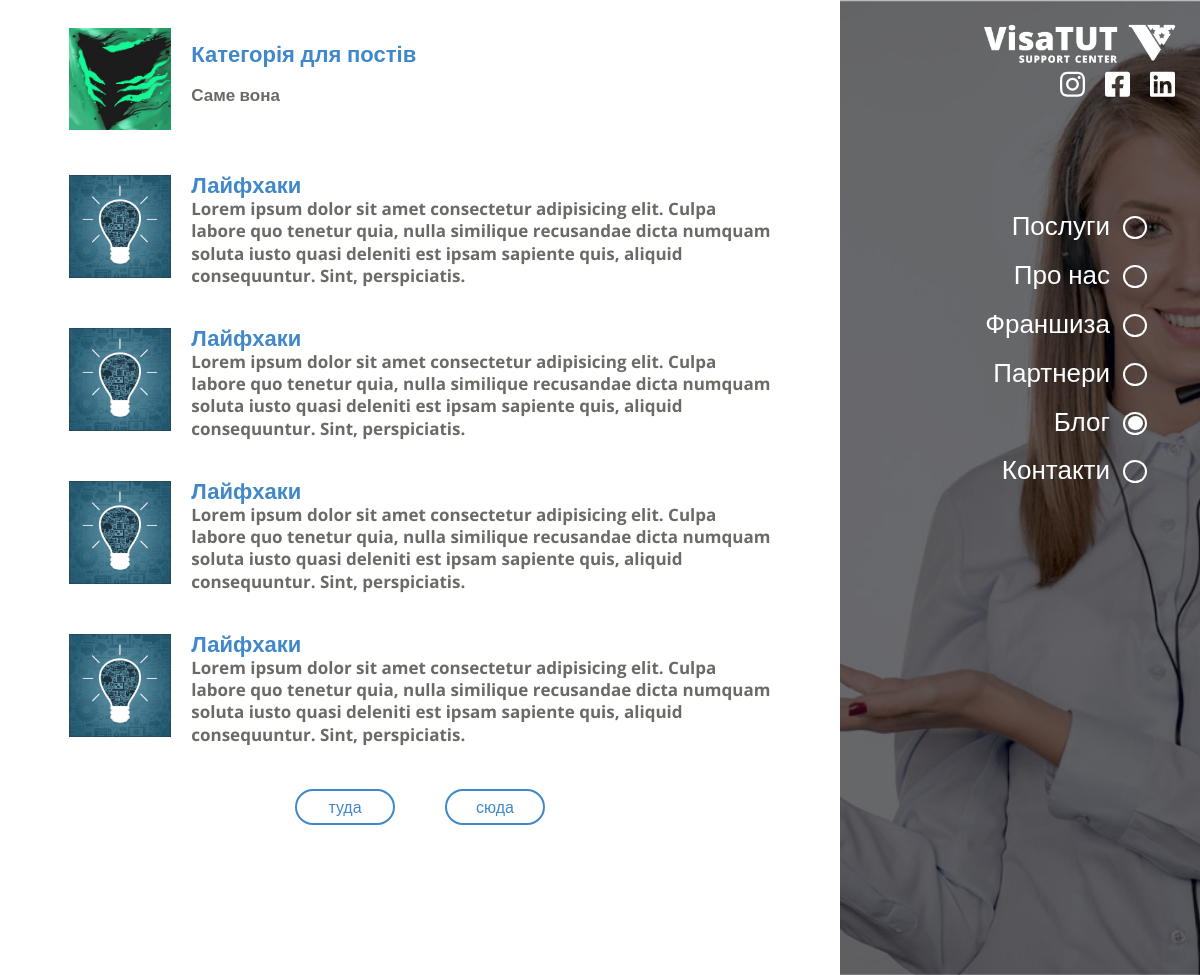
Page /blog/ on the earlier database version.
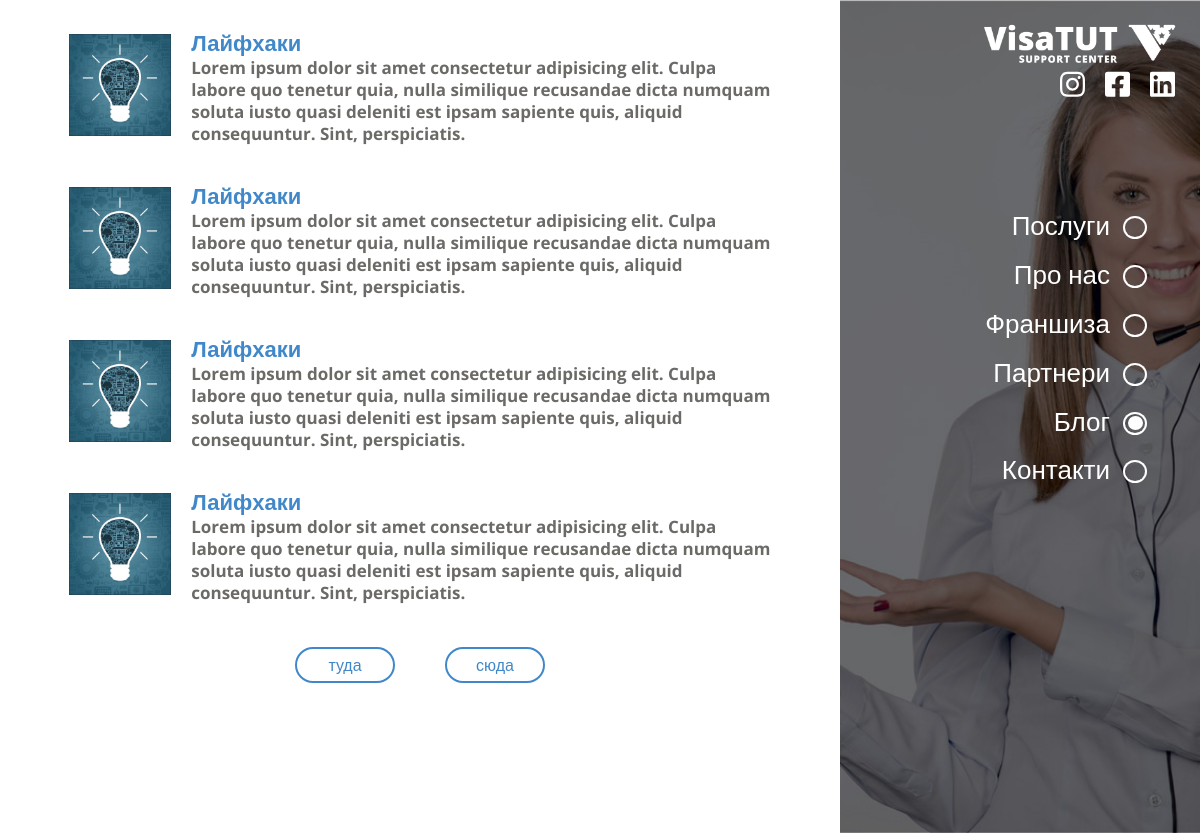
Same page on the later database version.
### project/blog/models.py (models this page shows, shortened)
class Post(models.Model):
    title           = models.CharField(max_length=150, blank=True, null=True)
    image           = models.ImageField(blank=True, null=True)
    slug            = models.SlugField(unique=True)
    text            = HTMLField(blank=True, null=True)
    post_category   = models.ForeignKey(to='PostCategory', blank=True, null=True, on_delete=models.CASCADE, related_name='post_categories')
    class Meta:
        verbose_name = 'Пост'
        verbose_name_plural = 'Пости'

### project/views.py (the view)
# urls.py: path('blog/',              blog,              name='blog'),
def blog(request):
    posts               = Post.objects.all()
    return render(request, 'blog.html', locals())

### templates/blog.html (shortened to what this page needs)
<!DOCTYPE html>
<html lang="en">
<head>
	<link rel="stylesheet" href="/static/css/style.css">
</head>
<body class="services_fixed blog_fixed">
	<div class="nav-bar">
		<a class="logo_link" href="#">
			<div class="logo-wrap">
				<img src="/static/img/logo.png" alt="">
			</div>
		</a>
		<div class="hidden_nav-bar">
			<div data-index="2" data-menuanchor="secondPage" class="hidden_name slide psevdo_link">
				<div class="psevdo_point">
					<div class="psevdo_sub-point">
					</div>
				</div>
				<a href="#secondPage">
					Послуги
				</a>
			</div>
			<div data-index="3" data-menuanchor="3thPage" class="hidden_name slide psevdo_link">
				<div class="psevdo_point">
					<div class="psevdo_sub-point">
					</div>
				</div>
				<a href="#3thPage">
					Про нас
				</a>
			</div>
			<div data-index="4" data-menuanchor="4thpage" class="hidden_name slide psevdo_link">
				<div class="psevdo_point">
					<div class="psevdo_sub-point">
					</div>
				</div>
				<a href="#4thpage">
					Франшиза
				</a>
			</div>
			<div data-index="5" data-menuanchor="5thpage" class="hidden_name slide psevdo_link">
				<div class="psevdo_point">
					<div class="psevdo_sub-point">
					</div>
				</div>
				<a href="#5thpage">
					Партнери
				</a>
			</div>
			<div data-index="6" data-menuanchor="6thpage" class="hidden_name slide psevdo_link">
				<div class="psevdo_point">
					<div class="psevdo_sub-point psevdo_sub-point_active">
					</div>
				</div>
				<a href="#6thpage">
					Блог
				</a>
			</div>
			<div data-index="7" data-menuanchor="7thpage" class="hidden_name slide psevdo_link">
				<div class="psevdo_point">
					<div class="psevdo_sub-point">
					</div>
				</div>
				<a href="#7thpage">
					Контакти
				</a>
			</div>
		</div>
		  <div class="sociate-block">
			<div class="sociate-prof">
			</div>
			<div class="sociate-prof">
			</div>
			<div class="sociate-prof">
			</div>
		</div>
	</div>
		<section id="sect2" class="sect_name section sect2 services2">
			<div class="default-block">
				<div class="default-content">
					<div class="blog-block normalScroll">
						{% for item in posts %}
						<a href="{% url 'post' id=item.id %}" class="a_link_blog">
							<div class="blog-prof">
								<div class="blog-img">
									<img src="{{ item.image.url }}" alt="">
								</div>
								<div class="blog-text">
									<div class="blog__title">
										{{ item.title }}
									</div>
									{{ item.text|safe }}
								</div>
							</div>
						</a>
						{% endfor %}
						<a href="blog_subPage.html" class="a_link_blog">
							<div class="blog-prof">
								<div class="blog-img">
									<img src="/static/img/blog.jpg" alt="">
								</div>
								<div class="blog-text">
									<div class="blog__title">
										Лайфхаки
									</div>
									Lorem ipsum dolor sit amet consectetur adipisicing elit. Culpa labore quo tenetur quia, nulla similique recusandae dicta numquam soluta iusto quasi deleniti est ipsam sapiente quis, aliquid consequuntur. Sint, perspiciatis.
								</div>
							</div>
						</a>
						<a href="blog_subPage.html" class="a_link_blog">
							<div class="blog-prof">
								<div class="blog-img">
									<img src="/static/img/blog.jpg" alt="">
								</div>
								<div class="blog-text">
									<div class="blog__title">
										Лайфхаки
									</div>
									Lorem ipsum dolor sit amet consectetur adipisicing elit. Culpa labore quo tenetur quia, nulla similique recusandae dicta numquam soluta iusto quasi deleniti est ipsam sapiente quis, aliquid consequuntur. Sint, perspiciatis.
								</div>
							</div>
						</a>
						<a href="blog_subPage.html" class="a_link_blog">
							<div class="blog-prof">
								<div class="blog-img">
									<img src="/static/img/blog.jpg" alt="">
								</div>
								<div class="blog-text">
									<div class="blog__title">
										Лайфхаки
									</div>
									Lorem ipsum dolor sit amet consectetur adipisicing elit. Culpa labore quo tenetur quia, nulla similique recusandae dicta numquam soluta iusto quasi deleniti est ipsam sapiente quis, aliquid consequuntur. Sint, perspiciatis.
								</div>
							</div>
						</a>
						<a href="blog_subPage.html" class="a_link_blog">
							<div class="blog-prof">
								<div class="blog-img">
									<img src="/static/img/blog.jpg" alt="">
								</div>
								<div class="blog-text">
									<div class="blog__title">
										Лайфхаки
									</div>
									Lorem ipsum dolor sit amet consectetur adipisicing elit. Culpa labore quo tenetur quia, nulla similique recusandae dicta numquam soluta iusto quasi deleniti est ipsam sapiente quis, aliquid consequuntur. Sint, perspiciatis.
								</div>
							</div>
						</a>
						<div class="nav_bottom-block">
							<div class="first_nav all_bottom_nav">
								туда
							</div>
							<div class="last_nav all_bottom_nav">
								сюда
							</div>
						</div>
					</div>
				</div>
				<div class="default-image default-image-1">
				</div>
			</div>
		</section>
</body>
</html>

Differences in the rows shown:
removed Post: image (picture), title "Категорія для постів", text "Саме вона"
